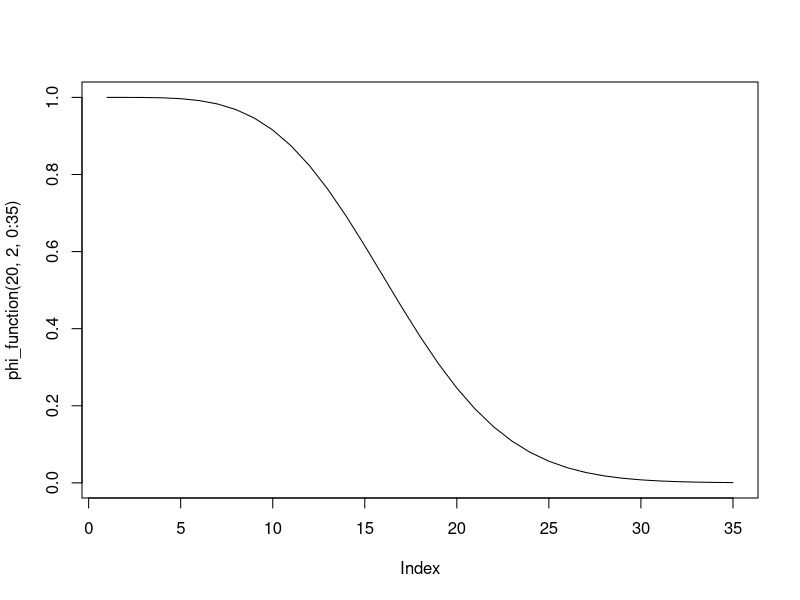
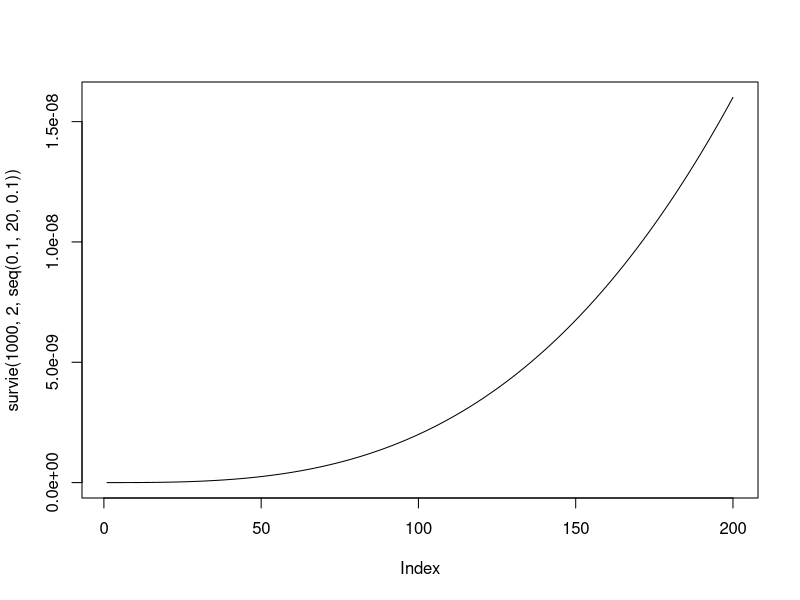
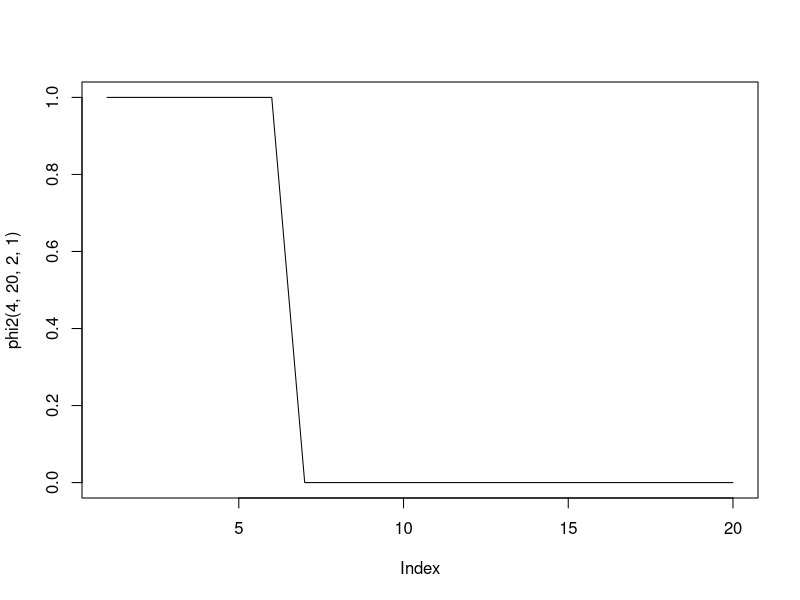
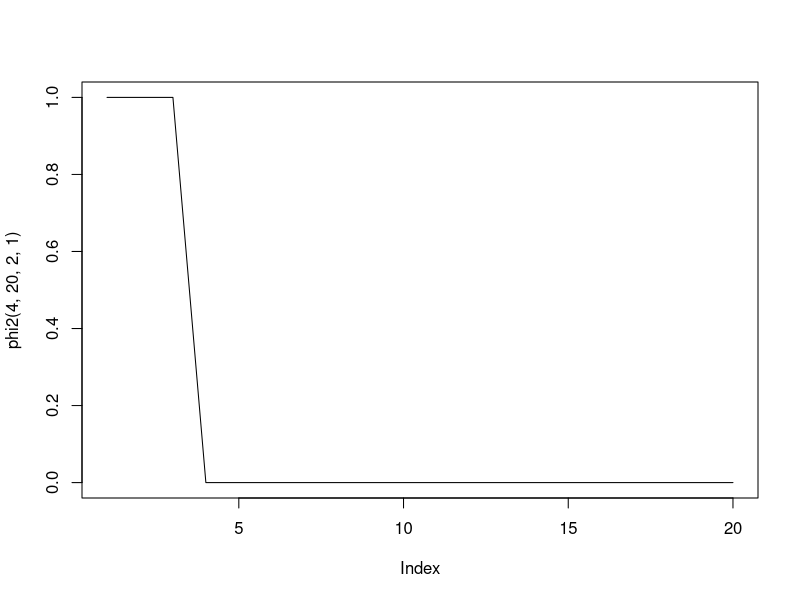

Source code (R) for these figures, in order:
# TP 1 

## Question 1

phi <- function(x){
  rep <- ((x[3]*(1-(1-x[1])*(1-x[2]))*(1-(1-x[4])*(1-x[5])))+(1-x[3])*(1-(1-x[1]*x[4])*(1-x[2]*x[5])))*(1-(1-x[6]*x[7])*(1-x[8])*(1-x[9]))
  return(rep)
}

# question 2

phi_function <- function(lambda, beta, t){
  R1 <- 1-pweibull(t, shape = beta, scale = lambda)
  R2 <- 1-pweibull(t, shape = beta, scale = lambda)
  R3 <- 1-pweibull(t, shape = beta, scale = lambda)
  R4 <- 1-pweibull(t, shape = beta, scale = lambda)
  R5 <- 1-pweibull(t, shape = beta, scale = lambda)
  R6 <- 1-pweibull(t, shape = beta, scale = lambda)
  R7 <- 1-pweibull(t, shape = beta, scale = lambda)
  R8 <- 1-pweibull(t, shape = beta, scale = lambda)
  R9 <- 1-pweibull(t, shape = beta, scale = lambda)
  rep <- ((R3[t]*(1-(1-R1[t])*(1-R2[t]))*(1-(1-R4[t])*(1-R5[t])))+(1-R3[t])*(1-(1-R1[t]*R4[t])*(1-R2[t]*R5[t])))*(1-(1-R6[t]*R7[t])*(1-R8[t])*(1-R9[t]))
  return(rep)
}




## Question 3

plot(phi_function(20,2, 0:35), type = 'l')

## Question 4

survie <- function(lambda, beta, t){
  R1 <- 1-pweibull(t, shape = beta, scale = lambda)
  R2 <- 1-pweibull(t, shape = beta, scale = lambda)
  R3 <- 1-pweibull(t, shape = beta, scale = lambda)
  R4 <- 1-pweibull(t, shape = beta, scale = lambda)
  R5 <- 1-pweibull(t, shape = beta, scale = lambda)
  R6 <- 1-pweibull(t, shape = beta, scale = lambda)
  R7 <- 1-pweibull(t, shape = beta, scale = lambda)
  R8 <- 1-pweibull(t, shape = beta, scale = lambda)
  R9 <- 1-pweibull(t, shape = beta, scale = lambda)
  rep <- -log(((R3[t]*(1-(1-R1[t])*(1-R2[t]))*(1-(1-R4[t])*(1-R5[t])))+(1-R3[t])*(1-(1-R1[t]*R4[t])*(1-R2[t]*R5[t])))*(1-(1-R6[t]*R7[t])*(1-R8[t])*(1-R9[t]))/t)
  # rep <- -log(rep)/t
  return(rep)
  # rep <- -log(1 - phi_function(lambda, beta, t))/t
}

survie <- function(lambda, beta, t){
  rep=NULL
  for(i in 1:length(t)){
    R1 <- 1-pweibull(t[i], shape = beta, scale = lambda)
    R2 <- 1-pweibull(t[i], shape = beta, scale = lambda)
    R3 <- 1-pweibull(t[i], shape = beta, scale = lambda)
    R4 <- 1-pweibull(t[i], shape = beta, scale = lambda)
    R5 <- 1-pweibull(t[i], shape = beta, scale = lambda)
    R6 <- 1-pweibull(t[i], shape = beta, scale = lambda)
    R7 <- 1-pweibull(t[i], shape = beta, scale = lambda)
    R8 <- 1-pweibull(t[i], shape = beta, scale = lambda)
    R9 <- 1-pweibull(t[i], shape = beta, scale = lambda)
    rep[i] <- -log(((R3*(1-(1-R1)*(1-R2))*(1-(1-R4)*(1-R5)))+(1-R3)*(1-(1-R1*R4)*(1-R2*R5)))*(1-(1-R6*R7)*(1-R8)*(1-R9)))/t[i]
  }
  return(rep)
}


survie(100, 2, seq(0.1, 20, 0.1))
plot(survie(1000, 2, seq(0.1, 20, 0.1)), type = 'l')

# Question 5 
# simulation d'une loi de weibull avec la méthode des quantile. 


# Question 5 

inverse_pweibull <- function(lambda, beta, u){
  rep <- lambda*(-(log(1-u)^(1/beta)))
  return(rep)
}

phi2 <- function(a, n, lambda, beta){
  t <- seq(0, a,length.out =n)
  y <- rep(0,n)
  u <- runif(9,0,1)
  x <- matrix(0, nrow = n, ncol = 9)
  
  for(i in 1:n){
    for(j in 1:9){
      if(t[i] < (lambda*(-log(u[j]))^(1/beta))){
        x[i,j] <- 1
      }
    }
    y[i] <- phi(x[i,])
  }
  return(y)
}
phi2(4,20,2,1)
plot(phi2(4,20,2,1),type="l")

# question 6 

phi23 <- function(a, n, lambda, beta){
  t <- seq(0, a,length.out =n)
  y <- rep(0,n)
  u <- runif(9,0,1)
  x <- matrix(0, nrow = n, ncol = 9)
  for(i in 1:n){
    for(j in 1:9){
      if(t[i] < (lambda*(-log(u[j]))^(1/beta))){
        x[i,j] <- 1
      }
      
    }
    if (x[i,j]==0) { break }
    
  }
  return(i-1)
}
phi23(4,36,2,1)

# question 7

n_realisation_T<-function(a, n, lambda, beta,ntot){
  vect=NULL
  for(i in 1:ntot){
    vect[i]=phi23(a, n, lambda, beta)
  }
  return(vect)
}
n_realisation_T(4,36,2,1,40)
sum(n_realisation_T(4,36,2,1,40))

mu=function(a, n, lambda, beta,ntot){
  v=n_realisation_T(a, n, lambda, beta,ntot)
  1/ntot*sum(v)
}
mu(4,36,2,1,40)

######### 
# Exercice 1

phi <- function(x){
  rep <- x[5]*x[6]*((1-(1-x[1]*x[3])*(1-x[2]*x[4]))*(1-(1-x[7]*x[8])*(1-x[9]*x[10])))+(1-x[5]*x[6])*((1-(1-x[1]*x[3]*x[7]*x[8])*(1-x[2]*x[4]*x[9]*x[10])))
  return(rep)
}
phi(c(1,1,0,1,1,1,1,1,0,1))
## Exercice 2

lambda = 5
beta = 5
t <- seq(0, 30, 0.1)
X <- matrix(data = rep(0, 10*length(t)), ncol = 10, nrow = length(t))
S <- rep(0,length(t))
u <- runif(10, 0, 1)

for(i in 1:length(t)){
  for(j in 1:10){
    if(t[i] < (lambda*(-log(u[j]))^(1/beta))){
      X[i,j] <- 1
    }
  }
  S[i] <- phi(X[i,])
}

# Exercice 3
phi2 <- function(a, n, lambda, beta){
  t <- seq(0, a,length.out =n)
  y <- rep(0,n)
  u <- runif(10,0,1)
  x <- matrix(0, nrow = n, ncol = 10)
  
  for(i in 1:n){
    for(j in 1:9){
      if(t[i] < (lambda*(-log(u[j]))^(1/beta))){
        x[i,j] <- 1
      }
    }
    y[i] <- phi(x[i,])
  }
  return(y)
}
phi2(4,20,10,1)
plot(phi2(4,20,2,1),type="l")
